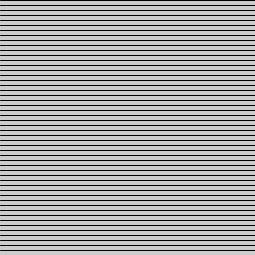
Frame 1 (no input)
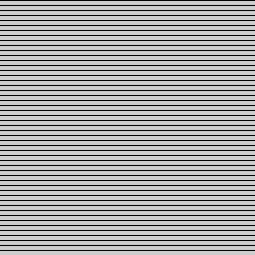
Frame 60 (the mouse pressed at the canvas centre just before this capture)
Frame 120 (the mouse held since frame 60 and released just before this capture): identical to frame 60, image omitted

The Processing sketch that drew these frames (run headless with seeded random() and noise(); from frame 60 on, the mouse is pressed at the canvas centre):

// Processing sketch: sketch_12_3_18b
// ── sketch_12_3_18b.pde
void setup() {
 size(255, 255);
}

void draw(){
  int x0 = 0;
  int y0 = 0;
  int x1 = width;
  int y1 = 0;
  
  while(y1 < height){
    line(x0, y0, x1, y1);
    
    y0 += 5;
    y1 += 5;
  }
}
